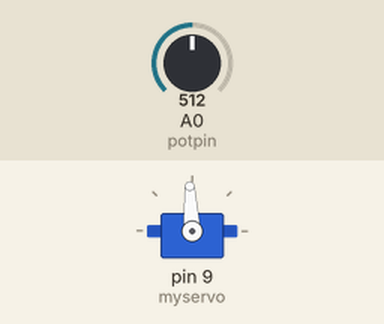
Simulated run of this sketch. Board: Arduino Uno, built with avr-gcc and run on an emulated ATmega328P. Parts: servo. The test bench sets the inputs (shaded band); at power-on: A0 (potpin) = 512.

Above: at 1.2 s.
1.3 s: A0 (potpin) set to 716
At 1.8 s:
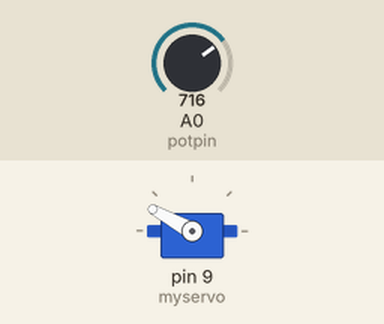
2.8 s: A0 (potpin) set to 900
At 3.5 s:
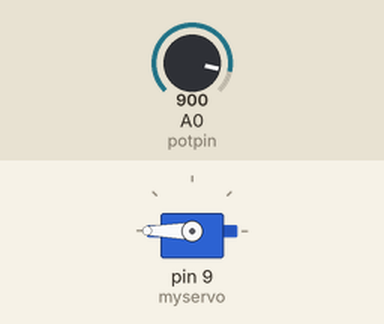
4.3 s: A0 (potpin) set to 306
At 5.2 s:
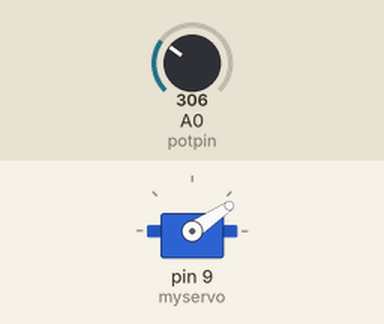
5.8 s: A0 (potpin) set to 122
At 6.4 s:
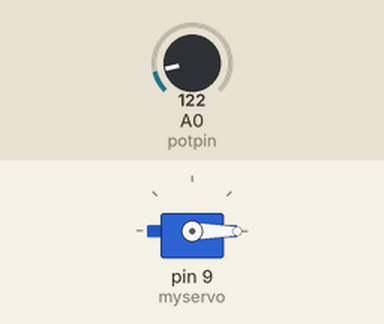
7.3 s: A0 (potpin) set to 511
At 7.6 s:
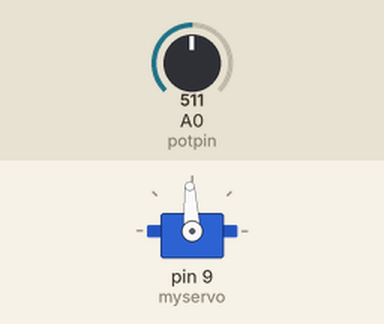
8.8 s: A0 (potpin) set to 0
At 10.3 s:
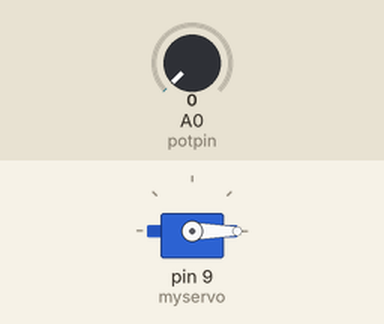
Timing chart, 0 to 11.3 s (numbered marks = the images above; inputs shaded):
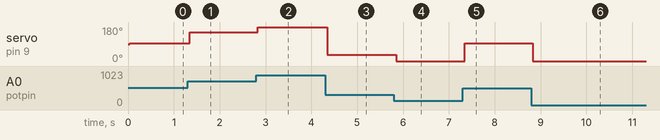

Measured:
- after the input at 1.3 s, servo on pin 9 (myservo): 93° → 151° after 0.05 s
- after the input at 2.8 s, servo on pin 9 (myservo): 151° → 180° at once
- after the input at 4.3 s, servo on pin 9 (myservo): 180° → 34° after 0.05 s
- after the input at 5.8 s, servo on pin 9 (myservo): 34° → 0° after 0.05 s
- after the input at 7.3 s, servo on pin 9 (myservo): 0° → 93° after 0.05 s
- after the input at 8.8 s, servo on pin 9 (myservo): 93° → 0° at once

The sketch:

bt_servo_knob_ms.ino
```cpp
/*
 Controlling a servo position using a potentiometer (variable resistor)
 by Michal Rinott <http://people.interaction-ivrea.it/m.rinott>

 modified on 8 Nov 2013
 by Scott Fitzgerald
 http://www.arduino.cc/en/Tutorial/Knob
*/

#include <Servo.h>
#include <SoftwareSerial.h>

SoftwareSerial BT(10, 11);
Servo myservo;  // create servo object to control a servo

int potpin = 0;  // analog pin used to connect the potentiometer
int val;    // variable to read the value from the analog pin

void setup() {
  myservo.attach(9);  // attaches the servo on pin 9 to the servo object
  BT.begin(9600);
  BT.println("Hello from Arduino");
}

void loop() {
  val = analogRead(potpin);
  BT.print("pot=");
  BT.print(val);
  val = map(val, 0, 1023, 0, 3000);
  BT.print("--uS=");
  BT.println(val );
  myservo.writeMicroseconds(val);
  delay(15);
}
```
